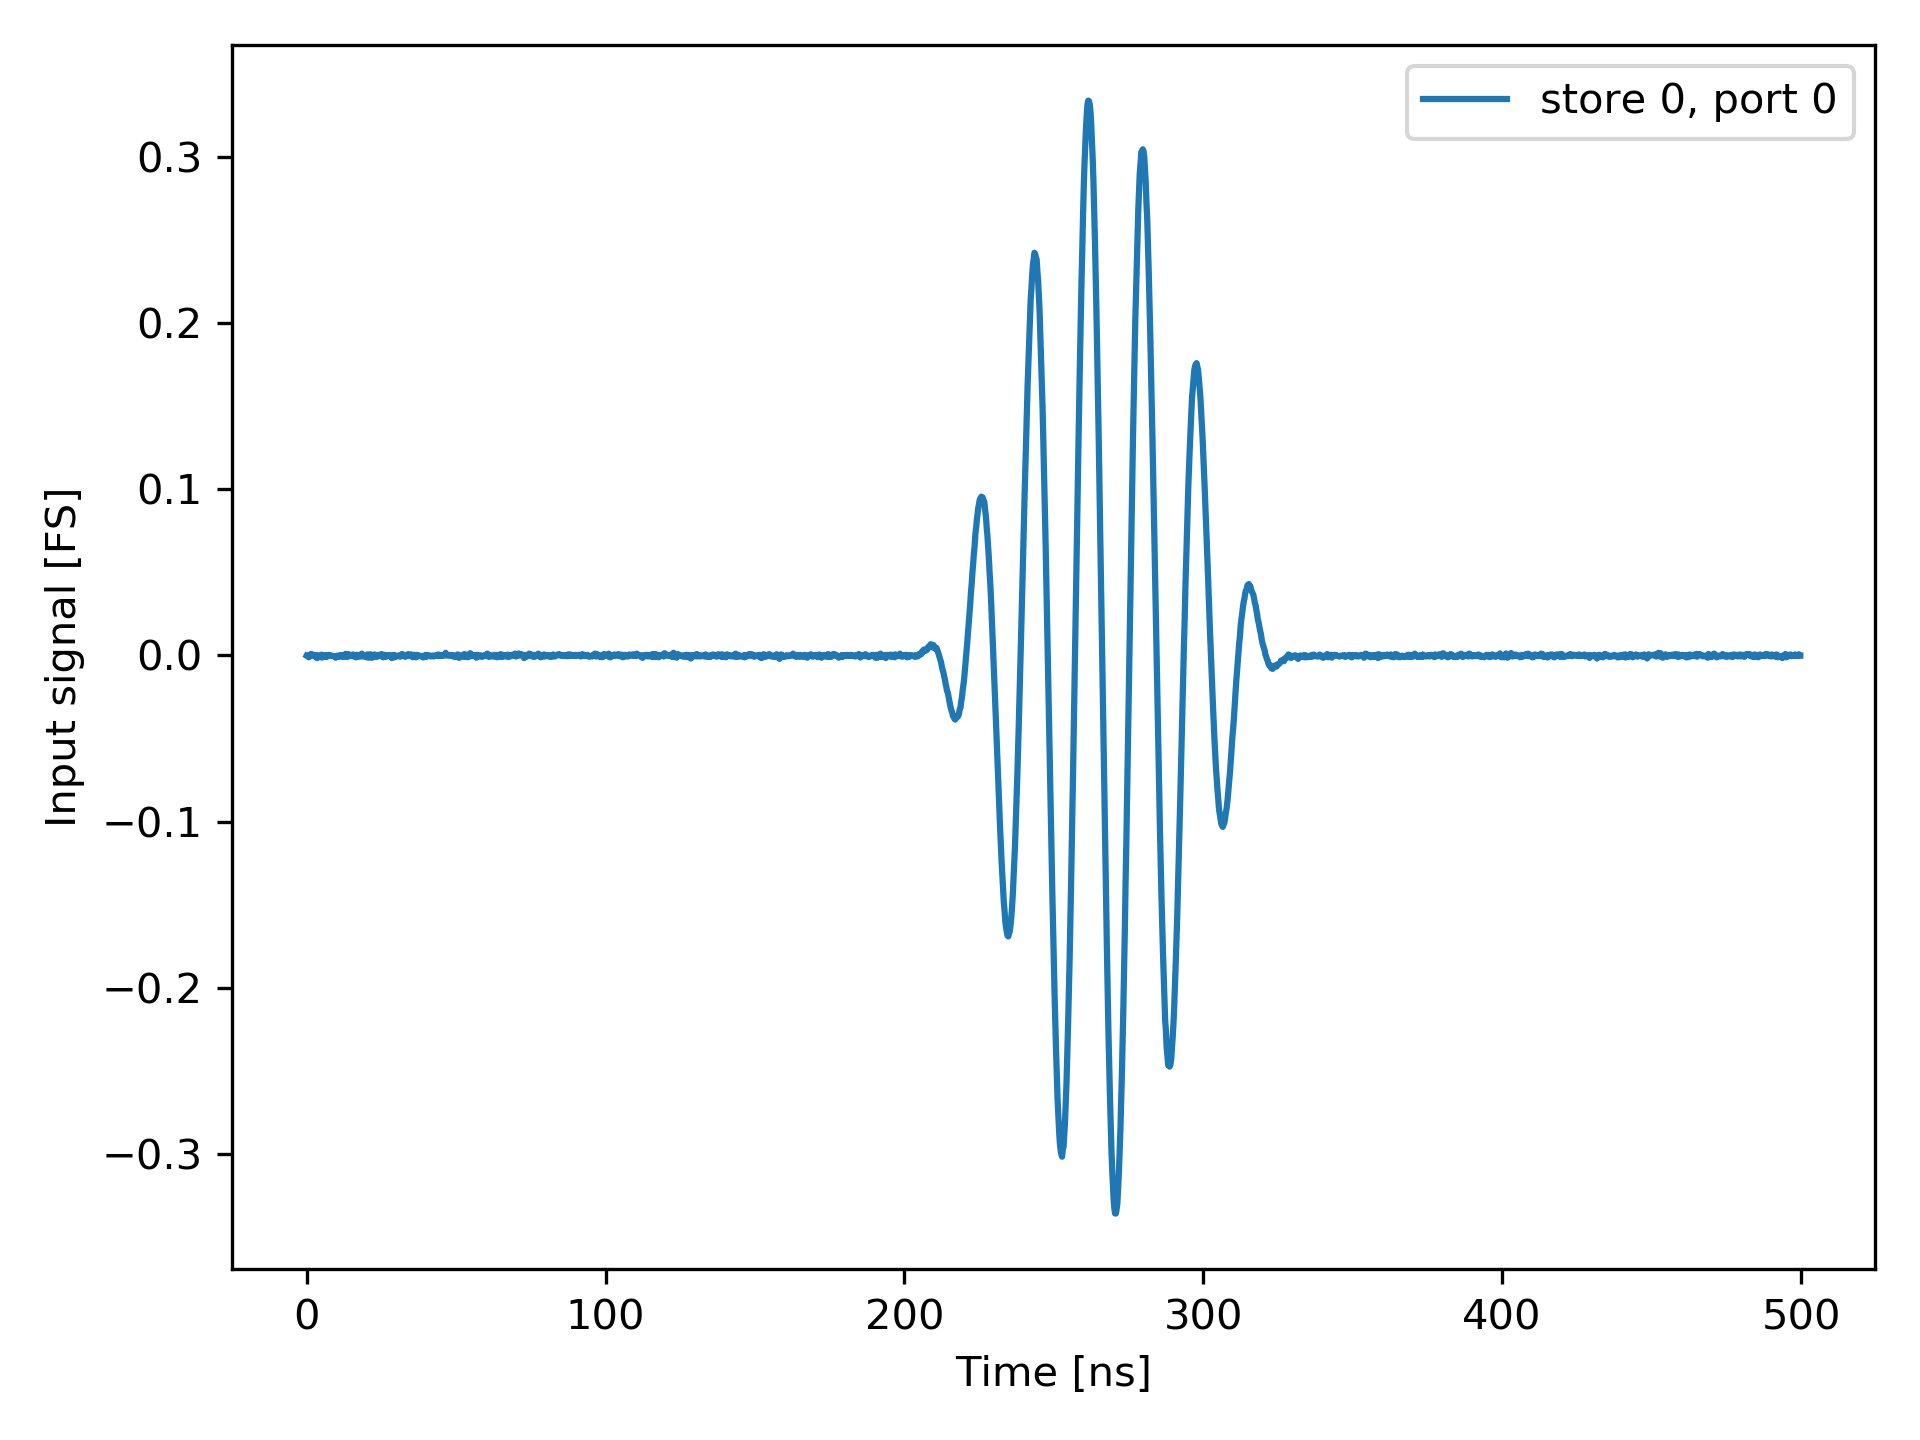

The Python source for this figure:
""" Create one output template and sample it.

Connect one output port directly to one input port.
"""
import matplotlib.pyplot as plt
import numpy as np

from vivace import pulsed

output_port = 1
input_port = 1

ADDRESS = "192.168.42.50"  # set address/hostname of Vivace here
EXT_REF = False  # set to True to use external 10 MHz reference

with pulsed.Pulsed(ext_ref_clk=EXT_REF, address=ADDRESS) as pls:
    ######################################################################
    # Select input ports to store and the duration of each store
    pls.set_store_ports(input_port)
    pls.set_store_duration(500e-9)  # 500 ns

    ######################################################################
    # create a 512-sample-long template on output_port
    # make a sine wave with a Hanning window
    N = 512
    t = np.arange(N) / pls.sampling_freq
    freq = 55e6
    data = np.sin(2 * np.pi * freq * t) * np.hanning(N)
    template_1 = pls.setup_template(output_port, data)

    ######################################################################
    # define the sequence of pulses and data stores in time
    # at time zero, output the template and start a store window
    T = 0.0
    pls.output_pulse(T, template_1)
    pls.store(T)

    ######################################################################
    # Actually run the sequence, only run once with no averaging
    t_arr, data = pls.perform_measurement(period=10e-6,
                                          repeat_count=1,
                                          num_averages=1)

fig, ax = plt.subplots(tight_layout=True)
ax.plot(1e9 * t_arr, data[0, 0, :], label="store 0, port 0")
ax.set_xlabel("Time [ns]")
ax.set_ylabel("Input signal [FS]")
ax.legend()
fig.show()
